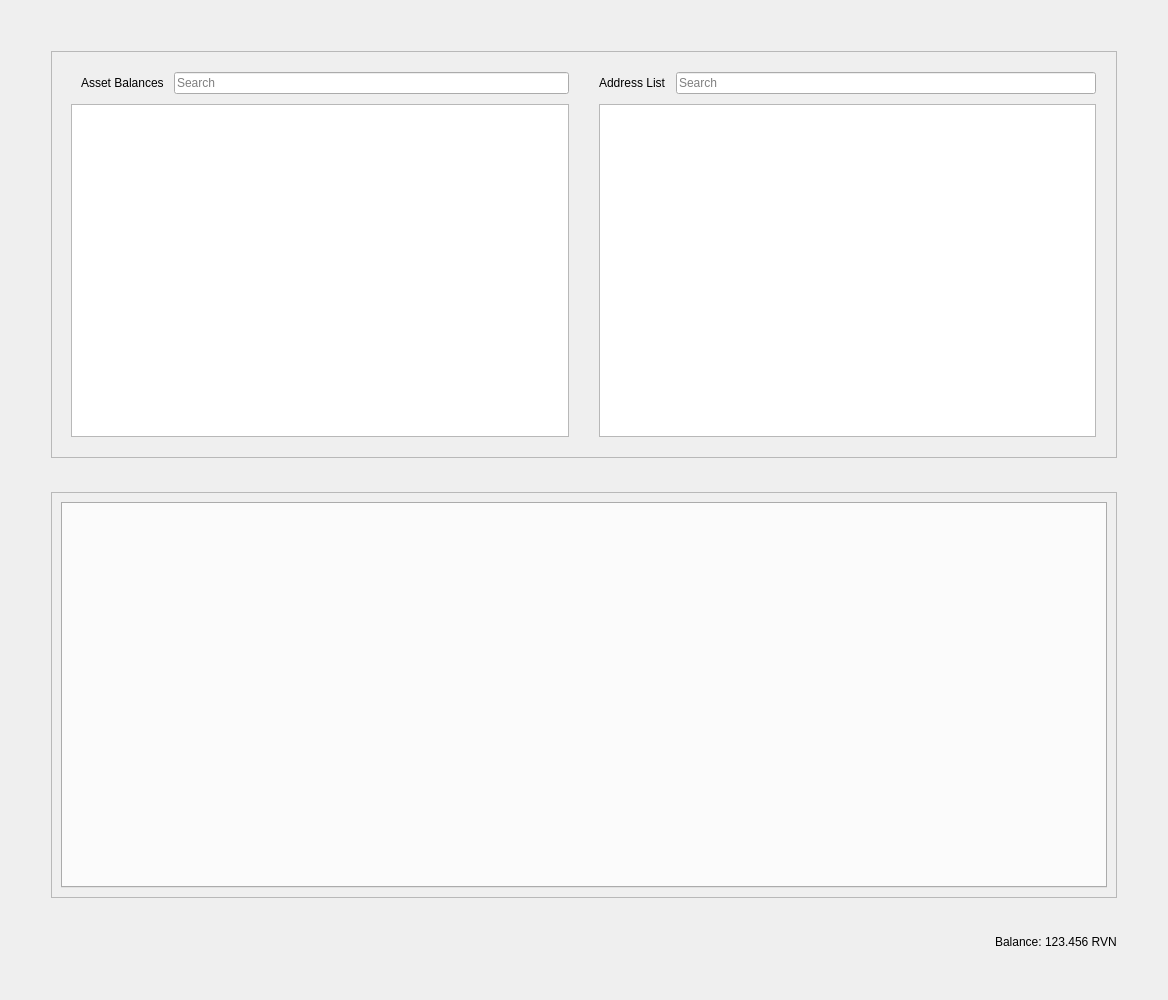
<?xml version="1.0" encoding="UTF-8"?>
<ui version="4.0">
 <class>RestrictedAssetsDialog</class>
 <widget class="QDialog" name="RestrictedAssetsDialog">
  <property name="geometry">
   <rect>
    <x>0</x>
    <y>0</y>
    <width>1168</width>
    <height>1000</height>
   </rect>
  </property>
  <property name="windowTitle">
   <string>Send Coins</string>
  </property>
  <layout class="QVBoxLayout" name="verticalLayout" stretch="0">
   <property name="bottomMargin">
    <number>8</number>
   </property>
   <item>
    <layout class="QVBoxLayout" name="verticalLayout_3">
     <property name="spacing">
      <number>34</number>
     </property>
     <property name="leftMargin">
      <number>40</number>
     </property>
     <property name="topMargin">
      <number>40</number>
     </property>
     <property name="rightMargin">
      <number>40</number>
     </property>
     <property name="bottomMargin">
      <number>40</number>
     </property>
     <item>
      <widget class="QFrame" name="listFrame">
       <property name="frameShape">
        <enum>QFrame::StyledPanel</enum>
       </property>
       <property name="frameShadow">
        <enum>QFrame::Raised</enum>
       </property>
       <layout class="QVBoxLayout" name="verticalLayout_5">
        <property name="spacing">
         <number>10</number>
        </property>
        <property name="topMargin">
         <number>10</number>
        </property>
        <property name="rightMargin">
         <number>10</number>
        </property>
        <property name="bottomMargin">
         <number>10</number>
        </property>
        <item>
         <layout class="QHBoxLayout" name="horizontalLayout_7">
          <item>
           <layout class="QVBoxLayout" name="verticalLayout_2">
            <property name="spacing">
             <number>10</number>
            </property>
            <property name="leftMargin">
             <number>10</number>
            </property>
            <property name="topMargin">
             <number>10</number>
            </property>
            <property name="rightMargin">
             <number>10</number>
            </property>
            <property name="bottomMargin">
             <number>10</number>
            </property>
            <item>
             <layout class="QHBoxLayout" name="horizontalLayout_6">
              <property name="spacing">
               <number>10</number>
              </property>
              <property name="leftMargin">
               <number>10</number>
              </property>
              <item>
               <widget class="QLabel" name="labelAssetBalance">
                <property name="text">
                 <string>Asset Balances</string>
                </property>
               </widget>
              </item>
              <item>
               <widget class="QLineEdit" name="lineEditAssetSearch">
                <property name="placeholderText">
                 <string>Search</string>
                </property>
               </widget>
              </item>
             </layout>
            </item>
            <item>
             <widget class="QTableView" name="listAssets"/>
            </item>
           </layout>
          </item>
          <item>
           <layout class="QVBoxLayout" name="verticalLayout_6">
            <property name="spacing">
             <number>10</number>
            </property>
            <property name="leftMargin">
             <number>10</number>
            </property>
            <property name="topMargin">
             <number>10</number>
            </property>
            <property name="rightMargin">
             <number>10</number>
            </property>
            <property name="bottomMargin">
             <number>10</number>
            </property>
            <item>
             <layout class="QHBoxLayout" name="horizontalLayout_5">
              <property name="spacing">
               <number>10</number>
              </property>
              <property name="leftMargin">
               <number>0</number>
              </property>
              <property name="topMargin">
               <number>0</number>
              </property>
              <property name="rightMargin">
               <number>0</number>
              </property>
              <property name="bottomMargin">
               <number>0</number>
              </property>
              <item>
               <widget class="QLabel" name="labelAddressList">
                <property name="text">
                 <string>Address List</string>
                </property>
               </widget>
              </item>
              <item>
               <widget class="QLineEdit" name="lineEditAddressSearch">
                <property name="placeholderText">
                 <string>Search</string>
                </property>
               </widget>
              </item>
             </layout>
            </item>
            <item>
             <widget class="QListView" name="addressList"/>
            </item>
           </layout>
          </item>
         </layout>
        </item>
       </layout>
      </widget>
     </item>
     <item>
      <widget class="QFrame" name="tabFrame">
       <property name="frameShape">
        <enum>QFrame::StyledPanel</enum>
       </property>
       <property name="frameShadow">
        <enum>QFrame::Raised</enum>
       </property>
       <layout class="QVBoxLayout" name="verticalLayout_8">
        <item>
         <widget class="QTabWidget" name="tabWidget">
          <property name="tabPosition">
           <enum>QTabWidget::North</enum>
          </property>
          <property name="tabShape">
           <enum>QTabWidget::Rounded</enum>
          </property>
          <property name="currentIndex">
           <number>-1</number>
          </property>
          <property name="elideMode">
           <enum>Qt::ElideNone</enum>
          </property>
         </widget>
        </item>
       </layout>
      </widget>
     </item>
     <item>
      <layout class="QHBoxLayout" name="horizontalLayout">
       <item>
        <layout class="QHBoxLayout" name="horizontalLayout_2">
         <property name="spacing">
          <number>3</number>
         </property>
         <item>
          <spacer name="horizontalSpacer">
           <property name="orientation">
            <enum>Qt::Horizontal</enum>
           </property>
           <property name="sizeHint" stdset="0">
            <size>
             <width>40</width>
             <height>20</height>
            </size>
           </property>
          </spacer>
         </item>
         <item alignment="Qt::AlignRight">
          <widget class="QLabel" name="label">
           <property name="sizePolicy">
            <sizepolicy hsizetype="Preferred" vsizetype="Fixed">
             <horstretch>0</horstretch>
             <verstretch>0</verstretch>
            </sizepolicy>
           </property>
           <property name="text">
            <string>Balance:</string>
           </property>
          </widget>
         </item>
         <item alignment="Qt::AlignRight">
          <widget class="QLabel" name="labelBalance">
           <property name="sizePolicy">
            <sizepolicy hsizetype="Preferred" vsizetype="Fixed">
             <horstretch>0</horstretch>
             <verstretch>0</verstretch>
            </sizepolicy>
           </property>
           <property name="cursor">
            <cursorShape>IBeamCursor</cursorShape>
           </property>
           <property name="text">
            <string notr="true">123.456 RVN</string>
           </property>
           <property name="textInteractionFlags">
            <set>Qt::LinksAccessibleByMouse|Qt::TextSelectableByKeyboard|Qt::TextSelectableByMouse</set>
           </property>
          </widget>
         </item>
        </layout>
       </item>
      </layout>
     </item>
    </layout>
   </item>
  </layout>
 </widget>
 <resources>
  <include location="../raven.qrc"/>
 </resources>
 <connections/>
</ui>
